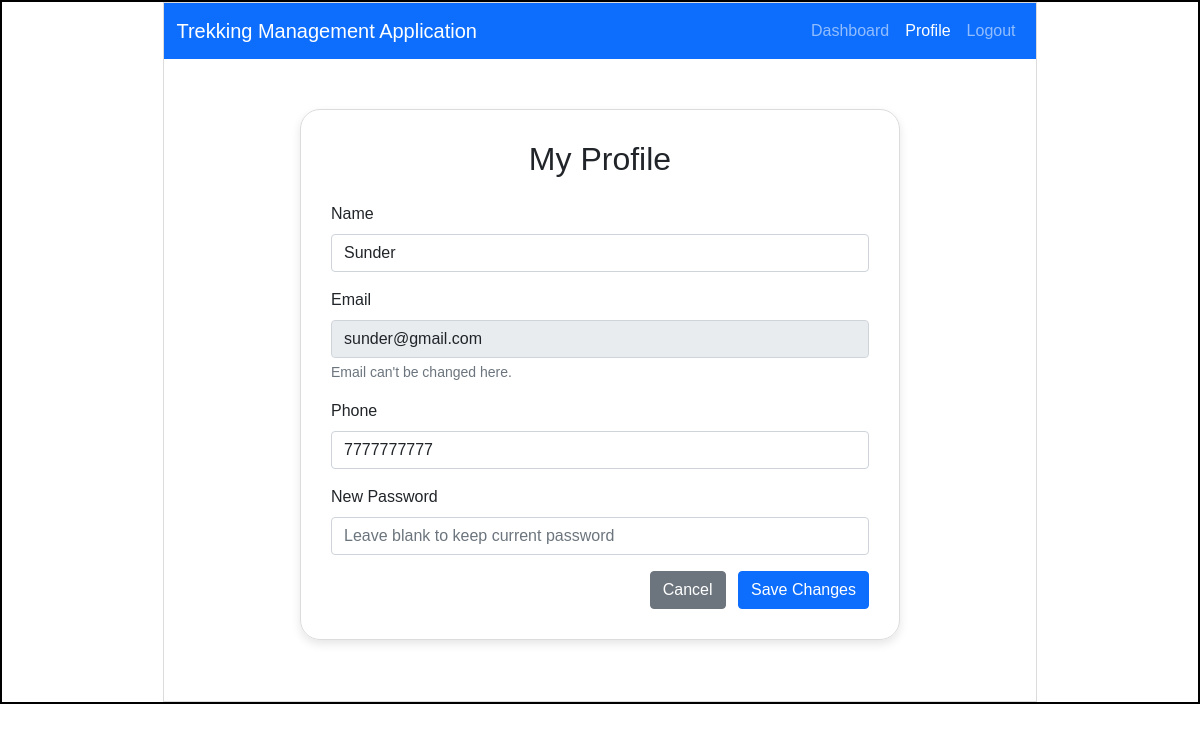
/trek_staff/profile/2 (signed in), run on the app's committed database.
### models.py (models this page shows)
class User(db.Model):
    __tablename__ = "user"
    id = db.Column(db.Integer  , primary_key = True)
    name = db.Column(db.String() , nullable=False)
    email=db.Column(db.String(), unique = True , nullable=False )
    password = db.Column(db.String() , nullable=False)
    phone = db.Column(db.String(15) , nullable=False ,unique = True)
    role = db.Column(db.String(), nullable=False , default='trekker')
    is_blacklisted = db.Column(db.Boolean , nullable= False , default = False)
    bookings = db.relationship( "Booking" ,backref = "user",lazy=True) # One User -> Many Bookings
    staff_profile = db.relationship("Staff_Profile",backref = "user",uselist=False,lazy=True)

### app.py (the view, shortened to what this page needs)
@app.route("/trek_staff/profile/<int:user_id>", methods=["GET", "POST"])
@role_required("trek_staff")
@login_required
def staff_profile(user_id):
    user = User.query.get_or_404(user_id)
    return render_template("trek_staff_profile.html", user=user)

### app.py (called while the page is built)
def login_required(f):
    @wraps(f)
    def wrapper(*args, **kwargs):
        if 'user_id' not in session:
            flash("Please log in to continue.", "warning")
            return redirect(url_for("login"))
        if 'user_id' in kwargs and kwargs['user_id'] != session['user_id']:
            flash("You don't have access to that page.", "warning")
            return _redirect_to_own_area()
        return f(*args, **kwargs)
    return wrapper

def role_required(*roles):
    def decorator(f):
        @wraps(f)
        def wrapper(*args, **kwargs):
            if 'user_id' not in session:
                flash("Please log in to continue.", "warning")
                return redirect(url_for("login"))
            if session.get('role') not in roles:
                flash("You don't have access to that page.", "warning")
                return _redirect_to_own_area()
            return f(*args, **kwargs)
        return wrapper
    return decorator

### templates/trek_staff_profile.html (shortened to what this page needs)
<!DOCTYPE html>
<html lang="en">
<head>
    <link rel="stylesheet" href="{{ url_for('static', filename='style.css') }}">
    <link href="https://cdn.jsdelivr.net/npm/bootstrap@5.0.2/dist/css/bootstrap.min.css" rel="stylesheet">
</head>
<body>
    <div id="main">
        <div id="canvas">
            <nav class="navbar navbar-expand-lg navbar-dark bg-primary">
                <div class="container-fluid">
                    <a class="navbar-brand" href="/trek_staff/dashboard/{{ user.id }}">Trekking Management Application</a>
                    <div class="navbar-nav ms-auto">
                        <a class="nav-link" href="/trek_staff/dashboard/{{ user.id }}">Dashboard</a>
                        <a class="nav-link active" href="/trek_staff/profile/{{ user.id }}">Profile</a>
                        <a class="nav-link" href="/logout">Logout</a>
                    </div>
                </div>
            </nav>
            <div id="form-body">
                <h2 class="text-center mb-4">My Profile</h2>
                <form action="{{ url_for('staff_profile', user_id=user.id) }}" method="POST">
                    <div class="mb-3">
                        <label class="form-label">Name</label>
                        <input type="text" class="form-control" name="name" value="{{ user.name }}" required>
                    </div>
                    <div class="mb-3">
                        <label class="form-label">Email</label>
                        <input type="email" class="form-control" value="{{ user.email }}" disabled>
                        <div class="form-text">Email can't be changed here.</div>
                    </div>
                    <div class="mb-3">
                        <label class="form-label">Phone</label>
                        <input type="text" class="form-control" name="phone" value="{{ user.phone }}">
                    </div>
                    <div class="mb-3">
                        <label class="form-label">New Password</label>
                        <input type="password" class="form-control" name="password" placeholder="Leave blank to keep current password">
                    </div>
                    <div class="text-end">
                        <a href="/trek_staff/dashboard/{{ user.id }}" class="btn btn-secondary me-2">Cancel</a>
                        <button type="submit" class="btn btn-primary">Save Changes</button>
                    </div>
                </form>
            </div>
        </div>
    </div>
</body>
</html>

### static/style.css (style rules this page uses)
* { margin:0px; font-family: Arial, Helvetica, sans-serif; }
#main { border:2px solid black; margin-top: 0px; }
#canvas { border:1px solid #dcdcdc; width:73%; height:700px; margin:auto; }
#form-body { border:1px solid #dcdcdc; width:400px; height:400px; margin:auto; margin-top:130px; border-radius:20px; padding: 15px; overflow-y:auto; box-shadow:0px 4px 10px rgba(0,0,0,0.1); }

### templates/trek_staff_profile.html (style rules this page uses)
#form-body { width: 600px; height: auto; margin-top: 50px; border-radius: 20px; padding: 30px; }

### data on the page
User: name "Sunder", email "sunder@gmail.com", phone "7777777777"
